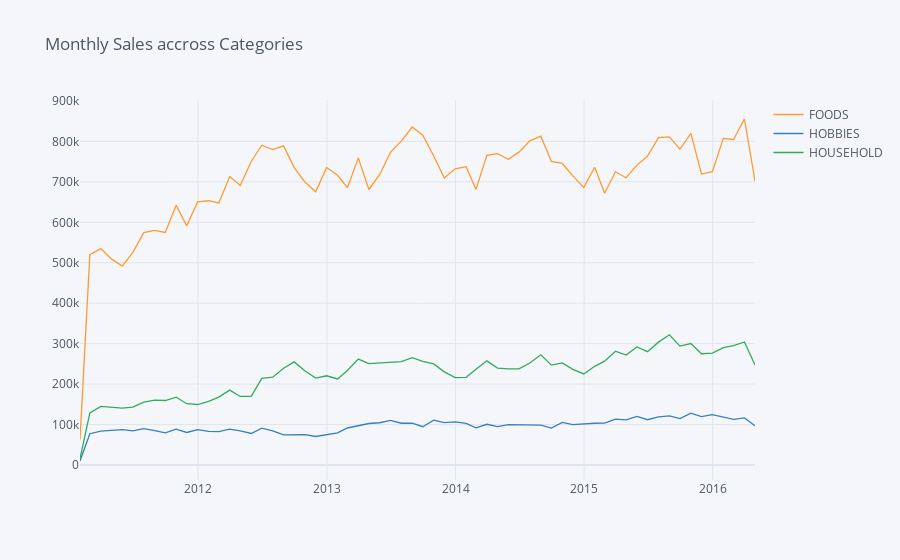

Notebook code cell kept with this figure:
### Code cell
cat_level_level.iplot(title = "Monthly Sales accross Categories")
